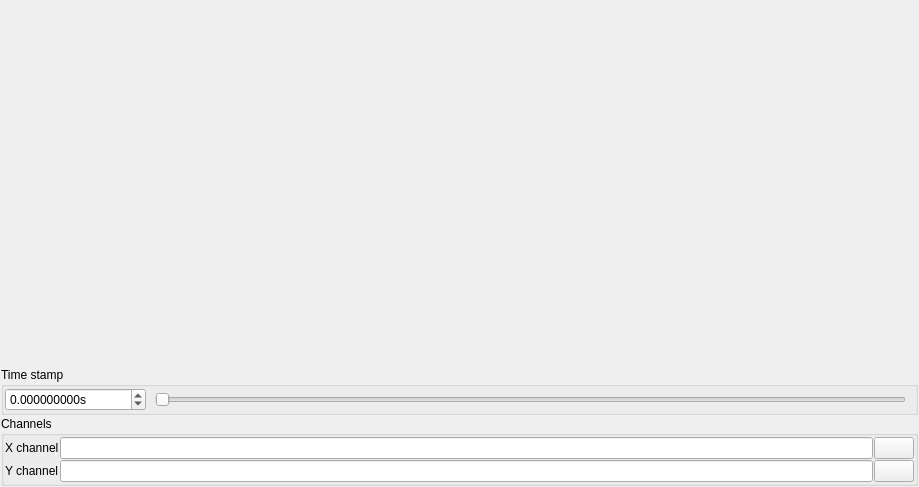
<?xml version="1.0" encoding="UTF-8"?>
<ui version="4.0">
 <class>XYDisplay</class>
 <widget class="QWidget" name="XYDisplay">
  <property name="geometry">
   <rect>
    <x>0</x>
    <y>0</y>
    <width>919</width>
    <height>487</height>
   </rect>
  </property>
  <property name="windowTitle">
   <string>Form</string>
  </property>
  <layout class="QVBoxLayout" name="verticalLayout" stretch="1,0,0">
   <property name="spacing">
  <number>1</number>
</property>
   <property name="leftMargin">
  <number>1</number>
</property>
   <property name="topMargin">
  <number>1</number>
</property>
   <property name="rightMargin">
  <number>1</number>
</property>
   <property name="bottomMargin">
  <number>1</number>
</property>
   <item>
    <layout class="QHBoxLayout" name="plot_layout">
     <property name="spacing">
  <number>1</number>
</property>
    </layout>
   </item>
   <item>
    <widget class="QGroupBox" name="groupBox">
     <property name="title">
      <string>Time stamp</string>
     </property>
     <layout class="QHBoxLayout" name="horizontalLayout" stretch="0,0,1,0">
      <property name="spacing">
  <number>1</number>
</property>
      <property name="leftMargin">
  <number>1</number>
</property>
      <property name="topMargin">
  <number>1</number>
</property>
      <property name="rightMargin">
  <number>1</number>
</property>
      <property name="bottomMargin">
  <number>1</number>
</property>
      <item>
       <widget class="QDoubleSpinBox" name="timestamp">
        <property name="suffix">
         <string>s</string>
        </property>
        <property name="decimals">
         <number>9</number>
        </property>
        <property name="minimum">
         <double>-999999999999.000000000000000</double>
        </property>
        <property name="maximum">
         <double>9999999.000000000000000</double>
        </property>
       </widget>
      </item>
      <item>
       <widget class="QLabel" name="min_t">
        <property name="text">
         <string/>
        </property>
       </widget>
      </item>
      <item>
       <widget class="QSlider" name="timestamp_slider">
        <property name="maximum">
         <number>99999</number>
        </property>
        <property name="orientation">
         <enum>Qt::Orientation::Horizontal</enum>
        </property>
        <property name="tickInterval">
         <number>1</number>
        </property>
       </widget>
      </item>
      <item>
       <widget class="QLabel" name="max_t">
        <property name="text">
         <string/>
        </property>
       </widget>
      </item>
     </layout>
    </widget>
   </item>
   <item>
    <widget class="QGroupBox" name="groupBox_2">
     <property name="title">
      <string>Channels</string>
     </property>
     <layout class="QGridLayout" name="gridLayout" columnstretch="0,1,0">
      <property name="leftMargin">
  <number>1</number>
</property>
      <property name="topMargin">
  <number>1</number>
</property>
      <property name="rightMargin">
  <number>1</number>
</property>
      <property name="bottomMargin">
  <number>1</number>
</property>
      <property name="spacing">
  <number>1</number>
</property>
      <item row="0" column="0">
       <widget class="QLabel" name="label">
        <property name="text">
         <string>X channel</string>
        </property>
       </widget>
      </item>
      <item row="0" column="1">
       <widget class="QLineEdit" name="x_channel_edit"/>
      </item>
      <item row="0" column="2">
       <widget class="QPushButton" name="x_search_btn">
        <property name="text">
         <string/>
        </property>
        <property name="icon">
         <iconset resource="resource.qrc">
          <normaloff>:/search.png</normaloff>:/search.png</iconset>
        </property>
       </widget>
      </item>
      <item row="1" column="0">
       <widget class="QLabel" name="label_2">
        <property name="text">
         <string>Y channel</string>
        </property>
       </widget>
      </item>
      <item row="1" column="1">
       <widget class="QLineEdit" name="y_channel_edit"/>
      </item>
      <item row="1" column="2">
       <widget class="QPushButton" name="y_search_btn">
        <property name="text">
         <string/>
        </property>
        <property name="icon">
         <iconset resource="resource.qrc">
          <normaloff>:/search.png</normaloff>:/search.png</iconset>
        </property>
       </widget>
      </item>
     </layout>
    </widget>
   </item>
  </layout>
 </widget>
 <resources>
  <include location="resource.qrc"/>
 </resources>
 <connections/>
</ui>
